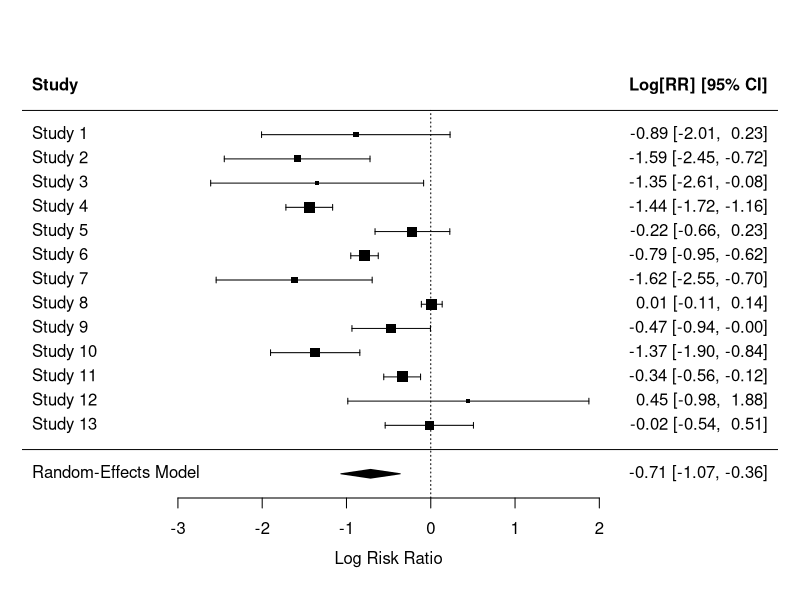
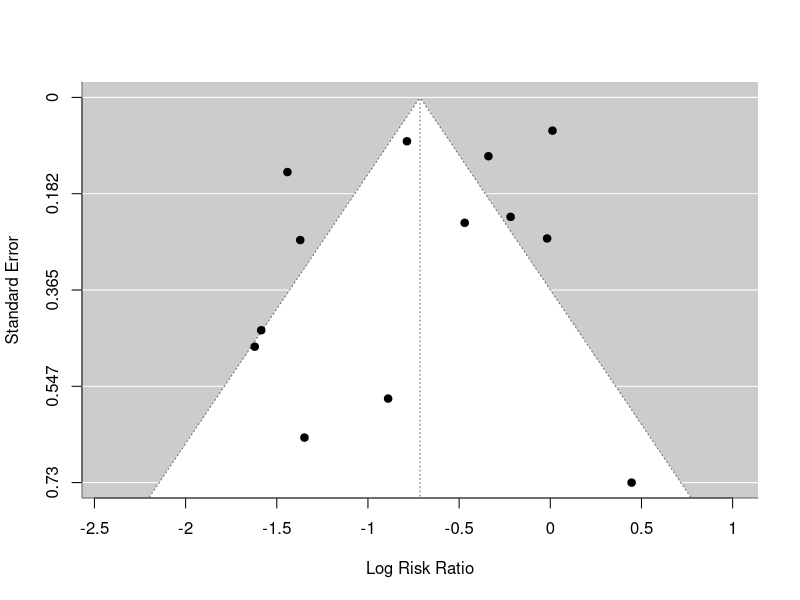
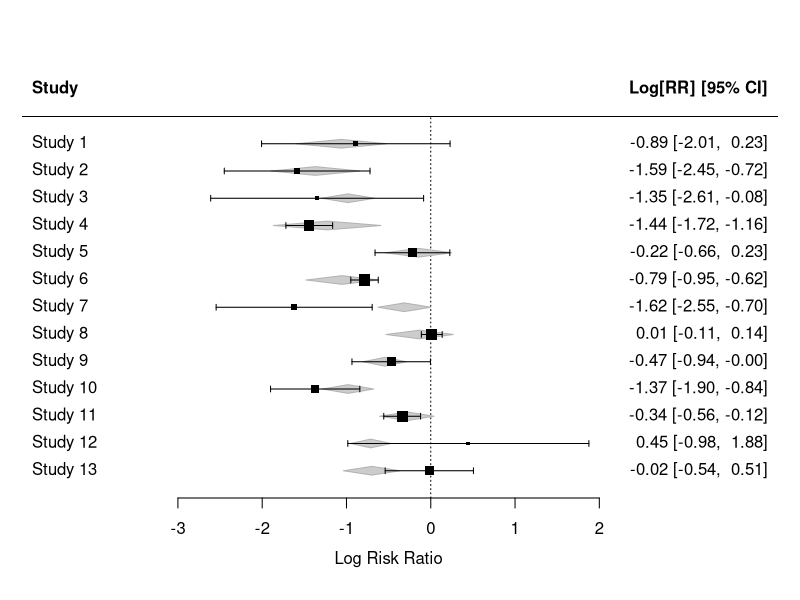
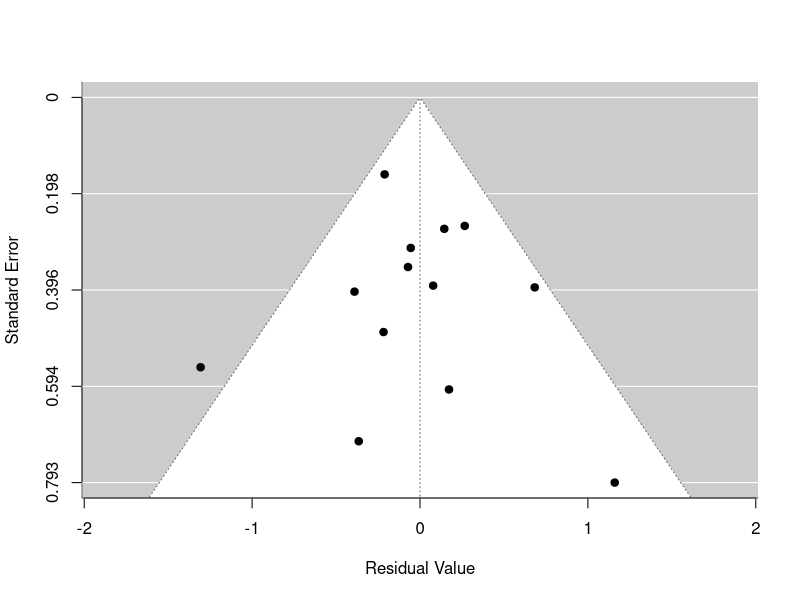
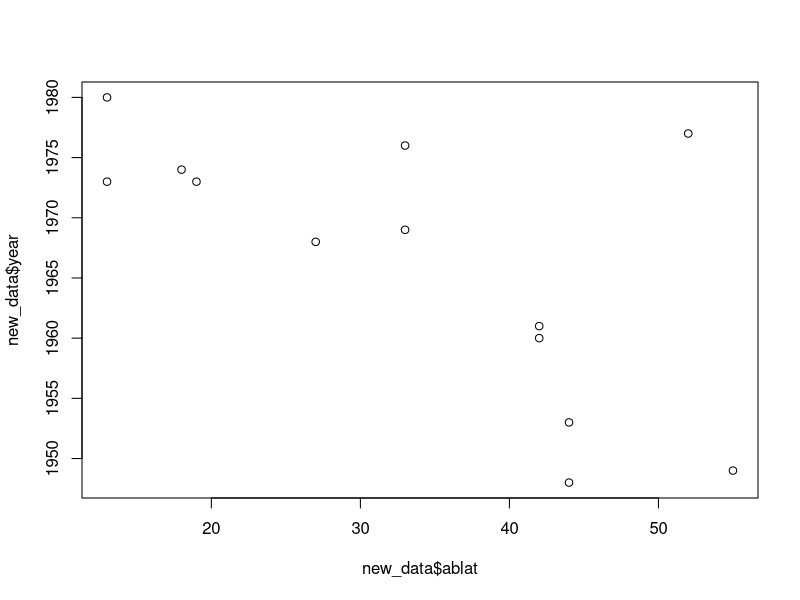

These figures' R source, in order:
#### using the BCG vaccine data to illustrate the use of rma.uni (or simply rma())
## and rma.mv() functions

rm(list = ls())

# now let us load the data
library(metafor)

dat.bcg
help("dat.bcg")
help("rma")

# calculate the log risk ratio and corresponding sampling variances
new_data<-escalc(measure='RR',ai=tpos,bi=tneg,ci=cpos,di=cneg,data=dat.bcg)
new_data

# this function has actually calculated the yi and vi values 

# now since we have the yi and the vi values we can apply the model fitting algorithm
# and actually perform the meta analysis

model<-rma(yi,vi,data=new_data)
model
forest(model)

# now we have the forest plot,lets make the funnel plot for this data
funnel(model)

# lets calculate the average risk ratio with 95% confidence interval
predict(model,transf = exp)

#### now let us use mixed effects model with absolute latitude and publication year as moderator
## variables

new_model<-rma(yi,vi,mods= ~ablat +year,data=new_data)
new_model
###
### now lets make a forest plot for the new model
forest(new_model)
funnel(new_model)
## when we take lattitude and year as moderators, the forest plot makes 
# much more sense and is almost the shape of an inverted funnel

# now we will predict the average risk ratios for 10-60 degrees absolute
# latitude holding the publication year constant at 1970

predict(new_model,newmods = cbind(seq(from=10,to=60,by=10),1970),transf=exp)

##cbind(seq(from=10,to=60,by=10),1970)
plot(new_data$ablat,new_data$year)
cor(new_data$ablat,new_data$year)

help("cor")
